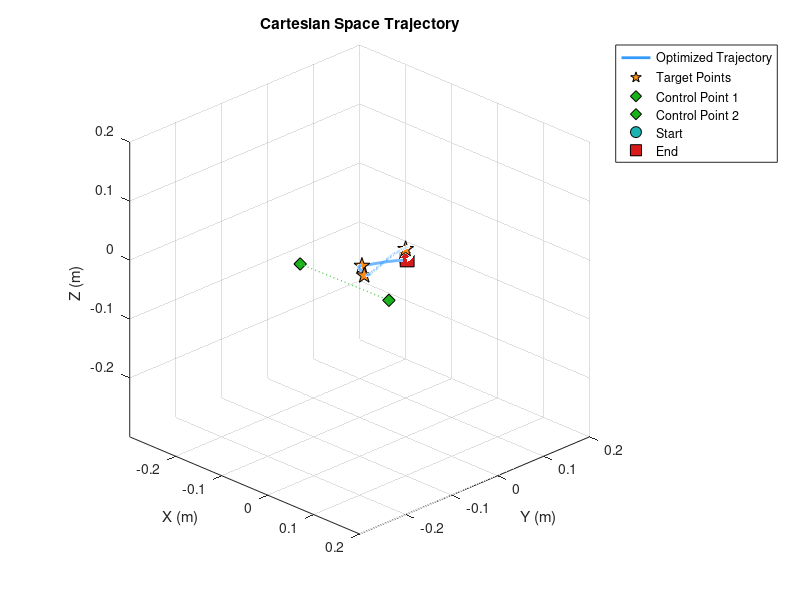

This figure's MATLAB source:
clear; clc; close all;

% ===== Load Data =====
load('Sdata8.mat', 'tOpt', 'wnOpt', 'xTarget', 'yOpt', 'ctrlPoints');

% ===== Forward Kinematics function =====
FK = @(q1, q2, q3) deal( ...
    sin(q1).*(0.208*cos(q2)+0.168*sin(q3)), ... % X
    0.168 - 0.168*cos(q3) + 0.208*sin(q2), ... % Y
    -0.208 + cos(q1).*(0.208*cos(q2)+0.168*sin(q3)) ); % Z

% ===== Compute Cartesian Trajectories =====
[CxOpt, CyOpt, CzOpt] = FK(yOpt(:,7), yOpt(:,8), yOpt(:,9)); % actual
[CxDes, CyDes, CzDes] = FK(yOpt(:,1), yOpt(:,2), yOpt(:,3)); % desired

% ===== Colors and Style =====
col_opt  = [0.20 0.60 1.00];
col_tgt  = [1.00 0.55 0.10];
col_ctrl = [0.10 0.70 0.10];
col_end  = [0.85 0.10 0.10];
col_start= [0.10 0.70 0.70];

% ===== Plot Cartesian Space Trajectory =====
figure('Name','Cartesian Space Trajectory (3D)');
hold on; grid on; axis equal;
view(45,25);

% Plot optimized trajectory
plot3(CxOpt, CyOpt, CzOpt, '-', 'LineWidth', 2.0, 'Color', col_opt, 'DisplayName', 'Optimized Trajectory');

% Plot target points
plot3(xTarget(:,1), xTarget(:,2), xTarget(:,3), 'p', 'MarkerSize', 12, ...
    'MarkerFaceColor', col_tgt, 'MarkerEdgeColor','k', 'DisplayName', 'Target Points');

% Plot control points
for i = 1:size(ctrlPoints,1)
    plot3(ctrlPoints(i,1), ctrlPoints(i,2), ctrlPoints(i,3), ...
        'd', 'MarkerSize', 9, 'MarkerFaceColor', col_ctrl, 'MarkerEdgeColor','k', ...
        'DisplayName', sprintf('Control Point %d', i));
end

% Start and End points
startXYZ = [0, 0, 0];
endXYZ   = [CxDes(end), CyDes(end), CzDes(end)];
plot3(startXYZ(1), startXYZ(2), startXYZ(3), 'o', 'MarkerSize', 9, ...
      'MarkerFaceColor', col_start, 'MarkerEdgeColor','k', 'DisplayName', 'Start');
plot3(endXYZ(1), endXYZ(2), endXYZ(3), 's', 'MarkerSize', 10, ...
      'MarkerFaceColor', col_end, 'MarkerEdgeColor','k', 'DisplayName', 'End');

% Connect control points visually
if size(ctrlPoints,1) >= 2
    plot3(ctrlPoints(:,1), ctrlPoints(:,2), ctrlPoints(:,3), ...
          ':', 'LineWidth', 1.0, 'Color', [0.3 0.8 0.3], 'HandleVisibility','off');
end

xlabel('X (m)');
ylabel('Y (m)');
zlabel('Z (m)');
title('Cartesian Space Trajectory');
legend('Location','bestoutside');

% Fixed axis limits
xlim([-0.3 0.2]);
ylim([-0.3 0.2]);
zlim([-0.3 0.2]);
